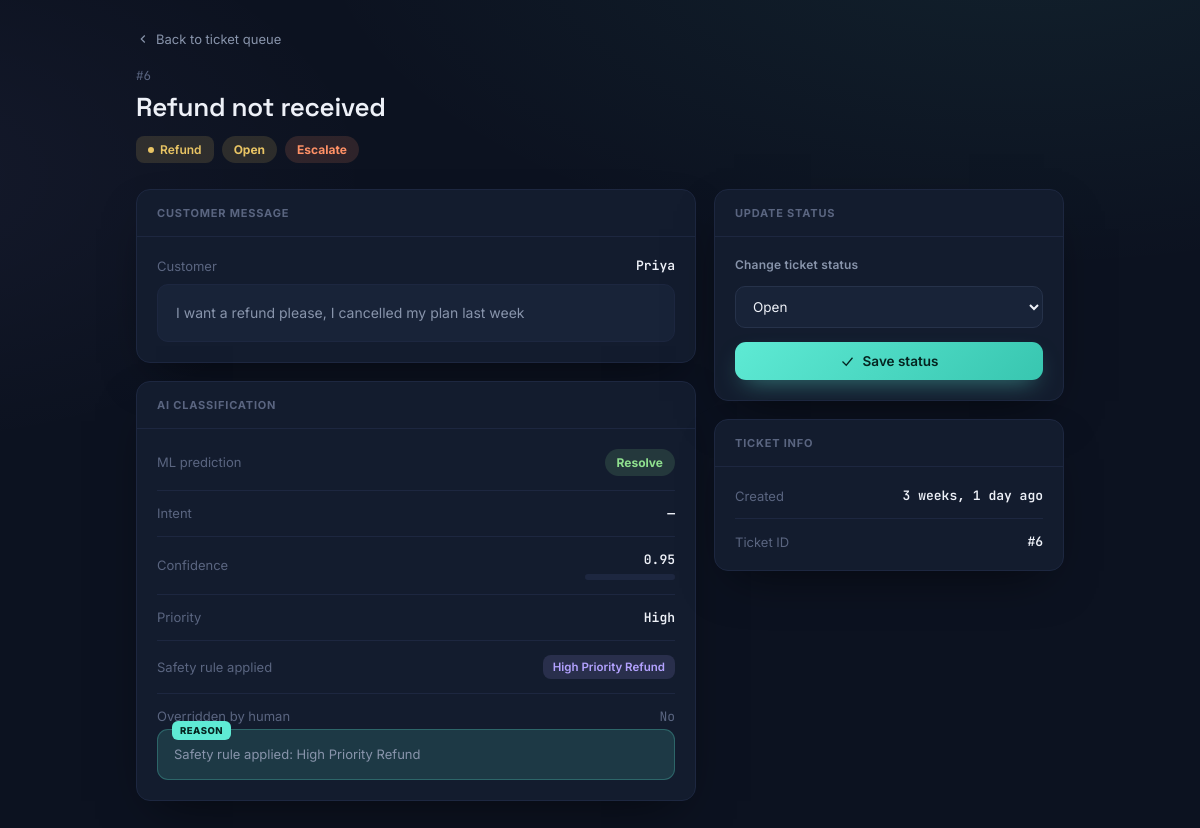
/tickets/6/, run on the app's committed database.
### support_app/models.py (models this page shows, shortened)
class Ticket(models.Model):
    title = models.CharField(max_length=200)
    customer_name = models.CharField(max_length=120)
    message = models.TextField()
    category = models.CharField(max_length=30, blank=True)
    intent = models.CharField(max_length=100, blank=True)
    priority = models.CharField(max_length=10, blank=True)
    status = models.CharField(
    max_length=20,
    choices=[
        ('open', 'Open'),
        ('progress', 'In progress'),
        ('resolved', 'Resolved'),
        ('escalated', 'Escalated'),
    ],
    default='open'
)
    created_at = models.DateTimeField(auto_now_add=True)
    ai_predicted_action = models.CharField(max_length=20, blank=True)
    ai_confidence = models.FloatField(null=True, blank=True)
    final_action = models.CharField(max_length=20, blank=True)
    safety_rule_applied = models.ForeignKey(
        AutomationRule, null=True, blank=True, on_delete=models.SET_NULL
    )
    was_overridden_by_human = models.BooleanField(default=False)
    reason = models.CharField(max_length=200, blank=True)
    ai_response = models.TextField(blank=True)

class AutomationRule(models.Model):
    name = models.CharField(max_length=120)
    category = models.CharField(max_length=30, blank=True)   # blank = "any"
    priority = models.CharField(max_length=10, blank=True)   # blank = "any"
    action = models.CharField(max_length=20, choices=[
        ('resolve', 'Auto-resolve'),
        ('escalate', 'Escalate'),
        ('draft', 'Draft only'),
    ])
    is_active = models.BooleanField(default=True)
    times_triggered = models.IntegerField(default=0)
    created_at = models.DateTimeField(auto_now_add=True)
    class Meta:
        db_table = "Automation_table"

### support_app/views.py (the view, shortened to what this page needs)
# urls.py: path('tickets/<int:pk>/', views.ticket_detail, name='ticket_detail'),
def ticket_detail(request, pk):
    ticket = get_object_or_404(Ticket, pk=pk)
    context = {'ticket': ticket}
    return render(request, 'ticket_detail.html', context)

### templates/ticket_detail.html (shortened to what this page needs)
{% load static %}
<!DOCTYPE html>
<html lang="en">
<head>
</head>
<body>
<main>
  <a class="back-link" href="{% url 'ticket_list' %}">
    <svg
      viewBox="0 0 24 24"
      fill="none"
      stroke="currentColor"
      stroke-width="2">
      <path d="M15 18l-6-6 6-6"/>
    </svg>
    Back to ticket queue
  </a>
  <div class="header-row">
    <div>
      <div class="t-id mono">
        #{{ ticket.id }}
      </div>
      <h1>
        {{ ticket.title }}
      </h1>
      <div class="header-badges">
        <span class="badge {{ ticket.category|default:'unknown'|lower }}">
          <span class="dot"></span>
          {{ ticket.category|default:"—"|capfirst }}
        </span>
        <span class="status-pill {{ ticket.status }}">
          {{ ticket.status|capfirst }}
        </span>
        <span class="action-pill {{ ticket.final_action|default:'draft'|lower }}">
          {{ ticket.final_action|default:"—"|capfirst }}
        </span>
      </div>
    </div>
  </div>
  <div class="grid">
    <div>
      <div
        class="panel"
        style="margin-bottom:18px;">
        <div class="panel-head">
          Customer message
        </div>
        <div class="panel-body">
          <div
            class="meta-row"
            style="border-bottom:none;padding-bottom:10px;">
            <span class="meta-label">
              Customer
            </span>
            <span class="meta-value">
              {{ ticket.customer_name }}
            </span>
          </div>
          <div class="msg-box">
            {{ ticket.message }}
          </div>
        </div>
      </div>
      <div class="panel">
        <div class="panel-head">
          AI classification
        </div>
        <div class="panel-body">
          <div class="meta-list">
            <div class="meta-row">
              <span class="meta-label">
                ML prediction
              </span>
              <span class="action-pill {{ ticket.ai_predicted_action|default:'draft'|lower }}">
                {{ ticket.ai_predicted_action|default:"—"|capfirst }}
              </span>
            </div>
            <div class="meta-row">
              <span class="meta-label">
                Intent
              </span>
              <span class="meta-value">
                {{ ticket.intent|default:"—"|capfirst }}
              </span>
            </div>
            <div class="meta-row">
              <span class="meta-label">
                Confidence
              </span>
              <span class="confidence">
                {% if ticket.ai_confidence != None %}
                  <span class="confidence-num">
                    {{ ticket.ai_confidence|floatformat:2 }}
                  </span>
                  <span class="bar-track">
                  </span>
                {% else %}
                  <span class="meta-value">
                    —
                  </span>
                {% endif %}
              </span>
            </div>
            <div class="meta-row">
              <span class="meta-label">
                Priority
              </span>
              <span class="meta-value">
                {{ ticket.priority|default:"—"|capfirst }}
              </span>
            </div>
            <div class="meta-row">
              <span class="meta-label">
                Safety rule applied
              </span>
              {% if ticket.safety_rule_applied %}
                <span class="rule-chip">
                  {{ ticket.safety_rule_applied.name }}
                </span>
              {% else %}
                <span
                  class="meta-value"
                  style="color:var(--text-faint);">
                  None
                </span>
              {% endif %}
            </div>
            <div class="meta-row">
              <span class="meta-label">
                Overridden by human
              </span>
              {% if ticket.was_overridden_by_human %}
                <span class="override-flag">
                  Yes
                </span>
              {% else %}
                <span class="no-override">
                  No
                </span>
              {% endif %}
            </div>
          </div>
          <div class="reason-box">
            {{ ticket.reason|default:"No reason recorded." }}
          </div>
        </div>
      </div>
    </div>
    <div>
      <div class="panel">
        <div class="panel-head">
          Update status
        </div>
        <form
          method="post"
          class="status-form">
          <label for="id_status">
            Change ticket status
          </label>
          <select
            name="status"
            id="id_status">
            <option
              value="open"
              {% if ticket.status == 'open' %}
                selected
              {% endif %}>
              Open
            </option>
          </select>
          <button
            type="submit"
            class="btn">
            <svg
              viewBox="0 0 24 24"
              fill="none"
              stroke="currentColor"
              stroke-width="2">
              <path d="M4 12l6 6L20 6"/>
            </svg>
            Save status
          </button>
        </form>
      </div>
      <div
        class="panel"
        style="margin-top:18px;">
        <div class="panel-head">
          Ticket info
        </div>
        <div class="panel-body">
          <div class="meta-list">
            <div class="meta-row">
              <span class="meta-label">
                Created
              </span>
              <span class="meta-value">
                {{ ticket.created_at|timesince }} ago
              </span>
            </div>
            <div class="meta-row">
              <span class="meta-label">
                Ticket ID
              </span>
              <span class="meta-value">
                #{{ ticket.id }}
              </span>
            </div>
          </div>
        </div>
      </div>
    </div>
  </div>
</main>
</body>
</html>

### data on the page
Ticket: id "6", title "Refund not received", category "Refund", status "Open", final_action "Escalate", customer_name "Priya", message "I want a refund please, I cancelled my plan last week", ai_predicted_action "Resolve", intent "—", ai_confidence "0.95", priority "High", safety_rule_applied.name "High Priority Refund", reason "Safety rule applied: High Priority Refund", created_at "3 weeks, 1 day"
